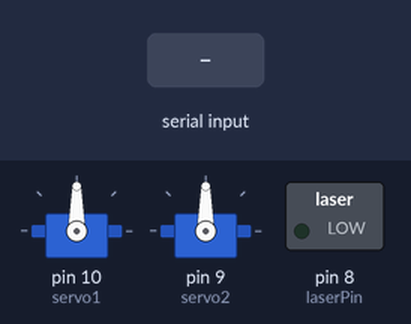
Bench run of a sketch on a simulated Arduino Uno, built with avr-gcc and run on an emulated ATmega328P. Shown: 2 × servo, switched loads named in the sketch (green lamp = pin HIGH). The inputs (shaded band) are chosen by the test bench.

Above: at 1.7 s.
1.8 s: "L,150\n" received over Serial
At 2.9 s:
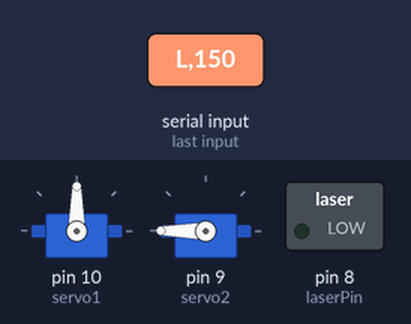
3.3 s: "H\n" received over Serial
At 3.9 s:
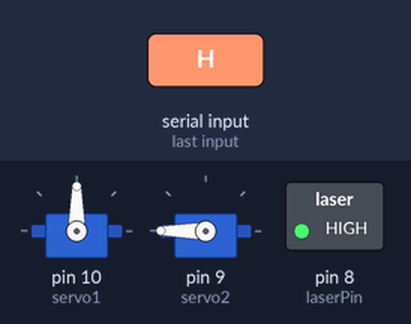
4.8 s: "90,45\n" received over Serial
At 5.1 s:
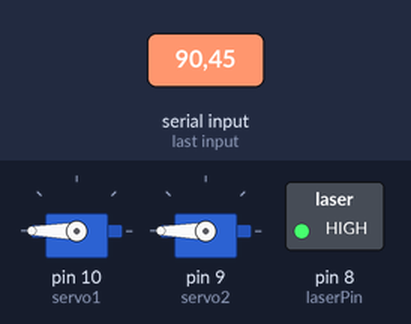
6.3 s: "L\n" received over Serial
At 7.3 s:
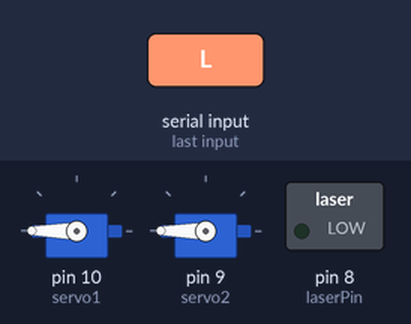
Timing chart, 0 to 8.8 s (numbered marks = the images above; inputs shaded):
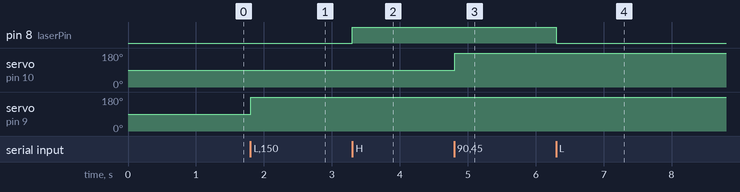

The sketch:

sketch_apr16a_copy_20250416144529.ino
```cpp
int laserPin = 8;

#include <Servo.h>

Servo servo1;  // Servo for X-axis (left-right)
Servo servo2;  // Servo for Y-axis (up-down)

int current_pos1 = 90;  // Initial position for servo1
int current_pos2 = 90;  // Initial position for servo2


void setup() {
  // Initialize the servos
  pinMode(laserPin, OUTPUT);    // Set pin 8 as output
  digitalWrite(laserPin, LOW);  // Turn laser OFF at start
  servo1.attach(10);  // Servo 1 connected to pin 9
  servo2.attach(9); // Servo 2 connected to pin 10

  // Start serial communication
  Serial.begin(9600);

  //servo1.write(90);
  delay(500);
}

void loop() {
  if (Serial.available() > 0) {
    // Read the input data from the serial port (dx, dy)
    String input = Serial.readStringUntil('\n');  // Read until newline

    if (input == "L"){
      digitalWrite(laserPin, LOW);
    }
    else if (input == "H"){
      digitalWrite(laserPin, HIGH);
    }
    else{
    int commaIndex = input.indexOf(',');
    int dx = input.substring(0, commaIndex).toInt();
    int dy = input.substring(commaIndex + 1).toInt();

    // Apply small steps for servo movement
    current_pos1 += dx;  // Update servo1 position based on dx
    current_pos2 += dy;  // Update servo2 position based on dy

    // Constrain the servo position to the valid range (0-180 degrees)
    current_pos1 = constrain(current_pos1, -360, 360);
    current_pos2 = constrain(current_pos2, -360, 360);

    // Control the servos based on the updated positions
    //servo1.write(180);
    //servo2.write(current_pos2);
    //servo1.attach(10);
    //servo1.write(current_pos1);
    servo1.write(current_pos1);
    servo2.write(current_pos2);

    delay(100);  // Add delay to avoid rapid movement
    }
  }
}
// #include <Servo.
```

Measured:
- after the input at 1.8 s, servo on pin 9 (servo2): 90° → 180° at once
- after the input at 3.3 s, pin 8 (laserPin): LOW → HIGH at once
- after the input at 4.8 s, servo on pin 10 (servo1): 90° → 180° at once
- after the input at 6.3 s, pin 8 (laserPin): HIGH → LOW at once
